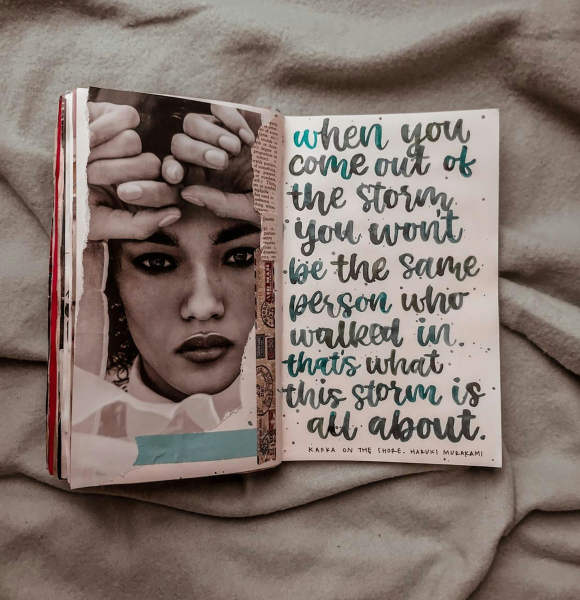
#> input picture modules/module3/data/module3_samples/text_journal.jpg, 1160 x 1200 px (shown at 1/2 size)
$ python verify_convolution.py --experiment --image data/module3_samples/text_journal.jpg
#> lines starting #> are read from the running program, lines starting #| are printed output that depends on the picture
### modules/module3/filtering.py
"""
filtering.py -- all the blurring math for Module 3.

Kept in one file so the web page and the command-line scripts (blur.py,
verify_convolution.py) run the same code. If they each had their own copy of
the convolution, "the two domains agree" wouldn't prove much.

I don't use cv2.filter2D / cv2.blur / cv2.GaussianBlur to do the blurring --
writing the filter is the assignment. OpenCV is used once, in
reference_opencv(), only to check my version against something I didn't write.

Important: the DFT gives *circular* convolution (the image wraps at the
borders). So "spatial == Fourier" is only true if the spatial side wraps too.
Match them and they agree to ~1e-13; mismatch them and they differ only in a
(k-1)/2 border strip.
"""
import time

import numpy as np

# [5 lines of commented-out code are left out]
_PAD_MODE = {
    'wrap': 'wrap',
    'zero': 'constant',
    'reflect': 'reflect',
    'replicate': 'edge',
}
BOUNDARIES = tuple(_PAD_MODE)


# ---------------------------------------------------------------------------
# Kernels
# ---------------------------------------------------------------------------
def box_kernel(size):
    """size x size mean filter. Every tap is 1/size^2.

    Taps must sum to 1, otherwise the image also gets brighter/darker instead
    of just blurring.
    """
    size = int(size)
    if size < 1 or size % 2 == 0:
        raise ValueError('kernel size must be a positive odd number, got %r' % size)
    return np.full((size, size), 1.0 / (size * size), dtype=np.float64)


def gaussian_kernel_1d(size, sigma):
    """1D Gaussian, sampled then divided by its own sum.

    I normalise by the actual sum instead of the analytic 1/(sigma*sqrt(2pi)):
    the real Gaussian is infinite and I'm cutting it off at `size` taps, so the
    samples I keep don't add up to 1 on their own.
    """
    size = int(size)
    if size < 1 or size % 2 == 0:
        raise ValueError('kernel size must be a positive odd number, got %r' % size)
    if sigma <= 0:
        raise ValueError('sigma must be positive, got %r' % sigma)
    half = size // 2
    x = np.arange(-half, half + 1, dtype=np.float64)
    g = np.exp(-(x ** 2) / (2.0 * sigma ** 2))
    return g / g.sum()


def gaussian_kernel(size, sigma):
    """2D Gaussian = outer product of two 1D Gaussians.

    Works because exp(-(x^2+y^2)/2s^2) splits into exp(-x^2/2s^2) *
    exp(-y^2/2s^2). That's also why convolve_separable() below works.
    """
    g = gaussian_kernel_1d(size, sigma)
    return np.outer(g, g)


# [8 lines left out: function suggested_size_for_sigma, not called in this run]


# ---------------------------------------------------------------------------
# Spatial domain
# ---------------------------------------------------------------------------
def convolve_spatial(image, kernel, boundary='wrap'):
    """2D convolution, written out. Handles 2D (gray) and 3D (colour).

    The definition is:
        out[y, x] = sum_i sum_j  h[i, j] * f[y - i + cy, x - j + cx]

    Looping over pixels in Python would be far too slow, so I loop over the
    kernel taps instead (a few hundred at most) and let numpy do each
    whole-image shift as one operation. Same arithmetic, loops swapped.

    I pad the image first, so every output pixel uses the same expression and
    there's no special case at the edges.
    """
    f = np.asarray(image, dtype=np.float64)
    h = np.asarray(kernel, dtype=np.float64)
    if h.ndim != 2:
        raise ValueError('kernel must be 2D')
    if boundary not in _PAD_MODE:
        raise ValueError('boundary must be one of %s' % (BOUNDARIES,))

    if f.ndim == 3:            # colour: do each channel separately
        return np.stack([convolve_spatial(f[..., c], h, boundary)
                         for c in range(f.shape[2])], axis=-1)

    kh, kw = h.shape
    cy, cx = kh // 2, kw // 2
    H, W = f.shape

    # How much padding: i goes 0..kh-1, so the row index reaches down to
    # cy-(kh-1) and up to H-1+cy. That's (kh-1-cy) rows before, cy rows after.
    pad = ((kh - 1 - cy, cy), (kw - 1 - cx, cx))
    mode = _PAD_MODE[boundary]
    P = np.pad(f, pad, mode=mode) if mode != 'constant' else np.pad(f, pad, mode='constant', constant_values=0.0)

    # After padding, f[y - i + cy] lives at P[y + kh - 1 - i].
    out = np.zeros((H, W), dtype=np.float64)
    for i in range(kh):
        r0 = kh - 1 - i
        for j in range(kw):
            w = h[i, j]
            if w == 0.0:
                continue
            c0 = kw - 1 - j
            out += w * P[r0:r0 + H, c0:c0 + W]
    return out


# [11 lines left out: function convolve_separable, not called in this run]


_CV_BORDER = {
    'zero': 'BORDER_CONSTANT',
    'reflect': 'BORDER_REFLECT_101',
    'replicate': 'BORDER_REPLICATE',
}


# [16 lines left out: function reference_opencv, not called in this run]


# ---------------------------------------------------------------------------
# Frequency domain
# ---------------------------------------------------------------------------
def kernel_to_psf(kernel, shape):
    """Put the kernel in an image-sized array with its centre at index (0,0).

    This is the step that's easy to get wrong. The DFT treats index 0 as the
    origin, but the kernel's origin is its middle tap. Drop the kernel in the
    top-left and transform it and the blur comes out shifted diagonally by
    (cy, cx) pixels -- easy to miss, because a shifted blur still looks blurry.
    np.roll fixes it.
    """
    h = np.asarray(kernel, dtype=np.float64)
    kh, kw = h.shape
    H, W = shape[:2]
    if kh > H or kw > W:
        raise ValueError('kernel is larger than the image')
    psf = np.zeros((H, W), dtype=np.float64)
    psf[:kh, :kw] = h
    return np.roll(psf, (-(kh // 2), -(kw // 2)), axis=(0, 1))


def transfer_function(kernel, shape):
    """H(u, v) -- the DFT of the padded kernel, i.e. the filter's frequency response."""
    return np.fft.fft2(kernel_to_psf(kernel, shape))


def convolve_fft_circular(image, kernel):
    """Blur by multiplying in the Fourier domain: F(u,v) * H(u,v), then invert.

    This is the convolution theorem used directly. It's the counterpart of
    convolve_spatial(..., boundary='wrap'). Both inputs are real so the result
    must be real; the imaginary part is round-off, so I take np.real.
    """
    f = np.asarray(image, dtype=np.float64)
    if f.ndim == 3:
        return np.stack([convolve_fft_circular(f[..., c], kernel)
                         for c in range(f.shape[2])], axis=-1)
    Hf = transfer_function(kernel, f.shape)
    return np.real(np.fft.ifft2(np.fft.fft2(f) * Hf))


# [23 lines left out: function convolve_fft_linear, not called in this run]


# ---------------------------------------------------------------------------
# Comparing the two routes
# ---------------------------------------------------------------------------
def compare(a, b, peak=255.0):
    """Error metrics between the two blurred versions of the same image.

    max_abs is the one that answers the question. If both routes do the same
    thing it should be down at float64 round-off (~1e-13 here), not at the
    level of a pixel you could see. PSNR is here because it's the familiar
    number, but it saturates and says less.
    """
    a = np.asarray(a, dtype=np.float64)
    b = np.asarray(b, dtype=np.float64)
    d = np.abs(a - b)
    mse = float(np.mean((a - b) ** 2))
    return {
        'max_abs': float(d.max()),
        'mean_abs': float(d.mean()),
        'rmse': float(np.sqrt(mse)),
        'psnr_db': float('inf') if mse == 0 else float(10.0 * np.log10(peak * peak / mse)),
        'eps_multiples': float(d.max() / np.finfo(np.float64).eps),
    }


# [27 lines left out: functions difference_map, log_spectrum, not called in this run]


def timed(fn, *args, **kwargs):
    """Run fn, return (result, seconds). perf_counter, not time()."""
    t0 = time.perf_counter()
    result = fn(*args, **kwargs)
    return result, time.perf_counter() - t0


# ---------------------------------------------------------------------------
# Test images (so the demo works without uploading anything)
# ---------------------------------------------------------------------------
# [34 lines left out: function synthetic, not called in this run]


SYNTHETIC_KINDS = ('checkerboard', 'step edge', 'circle',
                   'white noise', 'sine grating', 'impulse')


def to_uint8(x):
    """Clip to 0..255 and cast. Display only -- don't feed this back into the math."""
    return np.clip(np.asarray(x), 0, 255).astype(np.uint8)


# [6 lines left out: function to_gray, not called in this run]

### modules/module3/verify_convolution.py
"""
verify_convolution.py -- Module 3, the evidence, reproducible from a terminal.

This is the script behind the numbers in the report. It does three things:

  --selftest   a set of assertions that must hold if the implementation is
               right: spatial == Fourier, zero-padded spatial == linear FFT,
               my convolution == cv2.filter2D, separable == full 2D, blurring
               an impulse returns the kernel, and a box filter turns a step
               edge into a ramp of exactly the predicted width. Exits non-zero
               if any of them fails, so it can be run before submitting.

  --experiment the main validation table: for a range of kernel sizes, blur a
               real image both ways and record how far apart the two results
               are. Writes results_equivalence.csv.

  --timing     the cost sweep: naive spatial vs separable vs FFT against
               kernel size. Writes results_timing.csv and timing_plot.png.

Usage
-----
    cd modules/module3
    python verify_convolution.py --selftest
    python verify_convolution.py --experiment --image data/module3_samples/text_journal.jpg
    python verify_convolution.py --timing
    python verify_convolution.py --all          # all three

Why bother with a self-test: the claim is "these two things are equal", and the
easiest way to accidentally fake that is a bug where both routes end up calling
the same code. So each check below compares against something outside that
route -- OpenCV, a known analytic answer, or a different algorithm.
"""
import argparse
import os
import sys

import numpy as np

sys.path.insert(0, os.path.dirname(os.path.abspath(__file__)))
import filtering as F

TOL = 1e-8                     # anything below this on 0..255 data is round-off
HERE = os.path.dirname(os.path.abspath(__file__))


# [81 lines left out: functions _ok, selftest, not called in this run]


def experiment(image_path):
    """The validation table for the report: both routes, several kernel sizes."""
#> called with image_path = 'data/module3_samples/text_journal.jpg'
    import cv2
    img = cv2.imread(image_path, cv2.IMREAD_GRAYSCALE)
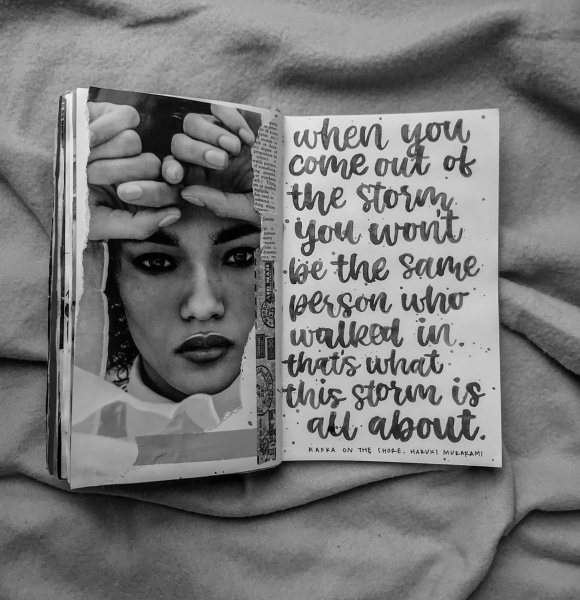
#> img: shape (1200, 1160) (shown at 1/2 size); min 0, max 255, mean 120.6
    if img is None:
        raise SystemExit('could not read %s' % image_path)
    img = img.astype(np.float64)
    print('Equivalence experiment on %s (%dx%d, grayscale)'
          % (image_path, img.shape[1], img.shape[0]))
#| Equivalence experiment on data/module3_samples/text_journal.jpg (1160x1200, grayscale)
    print('-' * 96)
    print('%-18s %10s %10s %13s %13s %13s %9s'
          % ('filter', 'spatial s', 'fft s', 'max|A-B|', 'mean|A-B|', 'RMSE', 'PSNR dB'))

    rows = []
    for size, sigma in [(3, None), (5, None), (9, None), (15, None),
                        (9, 1.5), (15, 2.5), (21, 3.5), (31, 5.0)]:
        if sigma is None:
            k, name = F.box_kernel(size), 'box %dx%d' % (size, size)
        else:
            k, name = F.gaussian_kernel(size, sigma), 'gauss %d s=%.1f' % (size, sigma)
        a, ta = F.timed(F.convolve_spatial, img, k, 'wrap')
        b, tb = F.timed(F.convolve_fft_circular, img, k)
        m = F.compare(a, b)
        psnr = 'inf' if np.isinf(m['psnr_db']) else '%.1f' % m['psnr_db']
        print('%-18s %10.4f %10.4f %13.3e %13.3e %13.3e %9s'
              % (name, ta, tb, m['max_abs'], m['mean_abs'], m['rmse'], psnr))
        rows.append({'filter': name, 'spatial_s': ta, 'fft_s': tb,
                     'max_abs_diff': m['max_abs'], 'mean_abs_diff': m['mean_abs'],
                     'rmse': m['rmse'], 'psnr_db': m['psnr_db'],
                     'ulps': m['eps_multiples']})
#> this loop made 8 passes
#> (ta, tb, mse in compare, psnr) on passes 1 to 8: (0.0827, 0.353, 1.62e-27, '316.0'), (0.128, 0.337, 1.66e-27, '315.9'), (0.397, 0.219, 3.44e-27, '312.8'), (0.967, 0.186, 1.85e-26, '305.5'), (0.351, 0.164, 2.94e-27, '313.4'), (0.994, 0.179, 5.43e-27, '310.8'), (1.96, 0.185, 1.07e-26, '307.8'), (4.4, 0.281, 1.85e-26, '305.5')
#| box 3x3                0.0827     0.3526     2.274e-13     3.127e-14     4.028e-14     316.0
#| box 5x5                0.1282     0.3371     2.274e-13     3.123e-14     4.078e-14     315.9
#| box 9x9                0.3973     0.2187     5.400e-13     4.292e-14     5.863e-14     312.8
#| box 15x15              0.9669     0.1857     1.108e-12     9.839e-14     1.359e-13     305.5
#| gauss 9 s=1.5          0.3515     0.1638     3.411e-13     4.191e-14     5.425e-14     313.4
#| gauss 15 s=2.5         0.9936     0.1789     4.832e-13     5.607e-14     7.369e-14     310.8
#| gauss 21 s=3.5         1.9579     0.1847     7.390e-13     7.671e-14     1.035e-13     307.8
#| gauss 31 s=5.0         4.4040     0.2809     9.095e-13     1.008e-13     1.361e-13     305.5
#> pass 1, in compare, `d = np.abs(a - b)`:
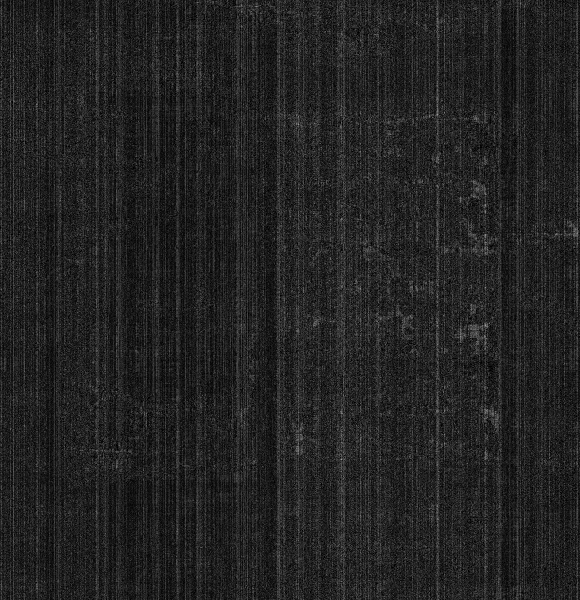
#> d: shape (1200, 1160) float64 (shown at 1/2 size); min 0, max 2.27e-13, mean 3.13e-14; drawn with min black and max white
#> after the loop:
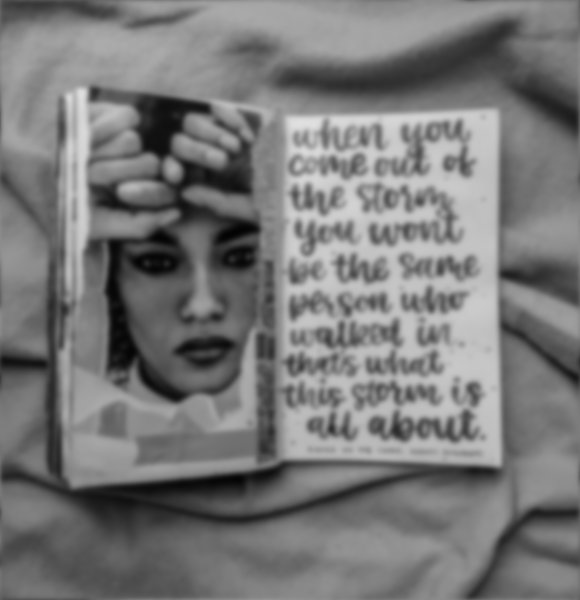
#> a: shape (1200, 1160) float64 (shown at 1/2 size); min 3.13, max 223.7, mean 120.6
#> after the loop, rows = 8 items

    # The boundary-mismatch case, which is the more interesting picture: keep
    # the Fourier side as-is but let the spatial side mirror instead of wrap,
    # then show the disagreement lives only in the border strip.
    k = F.gaussian_kernel(15, 2.5)
    h = 15 // 2
    a = F.convolve_spatial(img, k, 'reflect')
#> in convolve_spatial (call 9), `P = np.pad(f, pad, mode=mode) if mode != 'constant' else np.pad(f, pad..`:
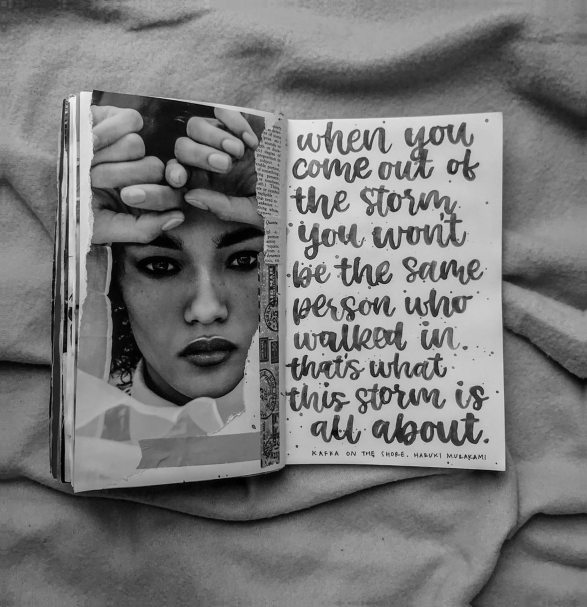
#> P: shape (1214, 1174) float64 (shown at 1/2 size); min 0, max 255, mean 120.5
#> after the loop in convolve_spatial (call 9), `for i in range(kh):`:
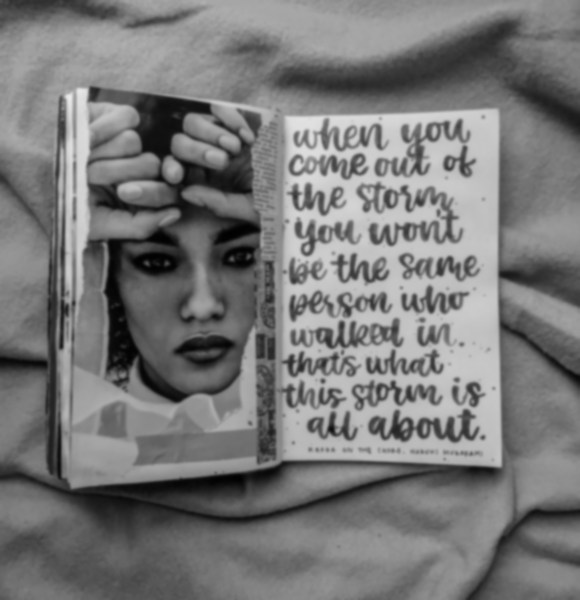
#> out: shape (1200, 1160) float64 (shown at 1/2 size); min 1.13, max 235.1, mean 120.6
    b = F.convolve_fft_circular(img, k)
    d = np.abs(a - b)
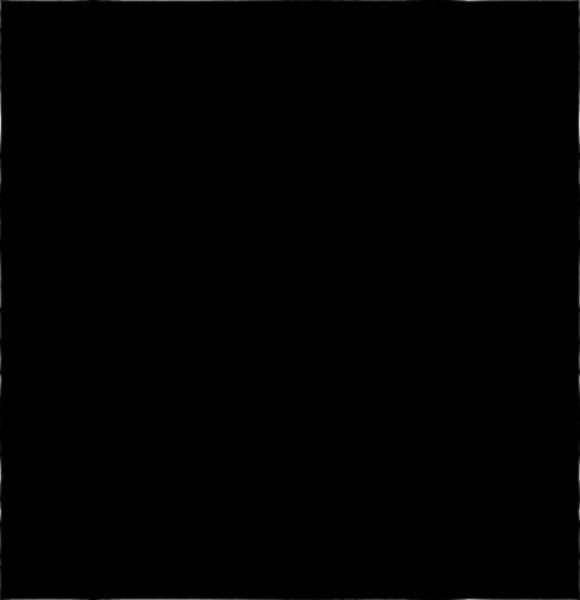
#> d: shape (1200, 1160) float64 (shown at 1/2 size); min 0, max 56.17, mean 0.1; drawn with min black and max white
    print('-' * 96)
    print('Boundary-mismatch case (spatial reflects, Fourier wraps), gauss 15 s=2.5:')
    print('  max difference over the whole image : %.3e' % d.max())
#|   max difference over the whole image : 5.617e+01
    print('  max difference with the %d-px border cropped : %.3e'
          % (h, d[h:-h, h:-h].max()))
#|   max difference with the 7-px border cropped : 4.832e-13
    print('  -> the disagreement is exactly the (k-1)/2 strip the kernel')
    print('     overhangs, and identically zero everywhere else.')

    out = os.path.join(HERE, 'results_equivalence.csv')
    try:
        import pandas as pd
        pd.DataFrame(rows).to_csv(out, index=False)
        print('\nwrote %s' % out)
    except ImportError:
        pass
    return rows


# [58 lines left out: function timing, not called in this run]


def main():
    p = argparse.ArgumentParser(description='Validation for Module 3.')
    p.add_argument('--selftest', action='store_true')
    p.add_argument('--experiment', action='store_true')
    p.add_argument('--timing', action='store_true')
    p.add_argument('--all', action='store_true')
    p.add_argument('--image',
                   default=os.path.join(HERE, 'data', 'module3_samples',
                                        'text_journal.jpg'))
    p.add_argument('--side', type=int, default=384)
    p.add_argument('--max-kernel', type=int, default=31)
    args = p.parse_args()

    if not any([args.selftest, args.experiment, args.timing, args.all]):
        args.all = True

    ok = True
    if args.selftest or args.all:
        ok = selftest()
        print()
    if args.experiment or args.all:
        experiment(args.image)
        print()
    if args.timing or args.all:
        timing(args.side, args.max_kernel)

    sys.exit(0 if ok else 1)
#> (the program exits here)
